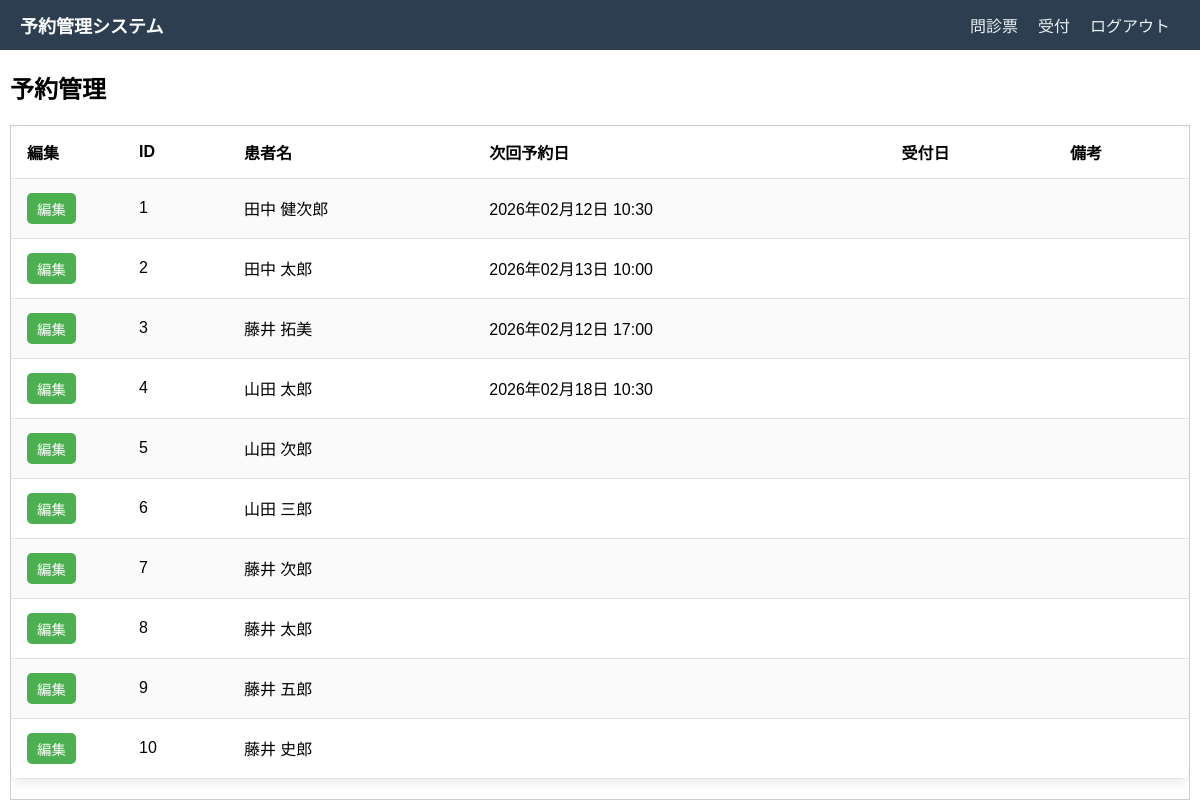
The page /YoyakuKanri/ (signed in) on the database as committed earlier.
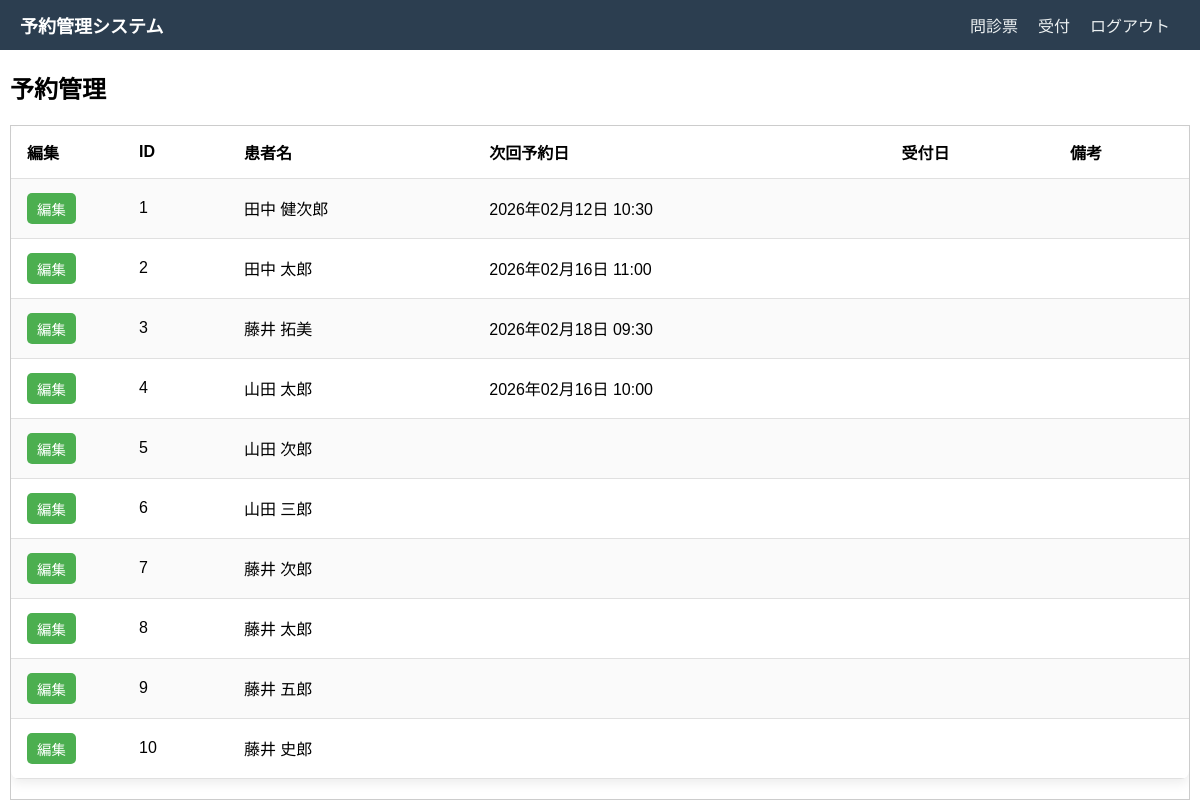
The same page on the database as committed later.
### YoyakuKanri/models.py (models this page shows, shortened)
class T_KANZYA(models.Model):
    ID = models.AutoField(primary_key=True, unique=True)
    KANZYA_NAME = models.CharField(max_length=128)
    SEINENGAPPI = models.DateField()
    EMAIL_ADDRESS = models.EmailField()
    RAIIN_RIYUU = models.JSONField(null=True, blank=True)
    RAIIN_RIYUU_SONOTA = models.TextField(null=True, blank=True)
    ZYOUHOU_MOTO = models.JSONField(null=True, blank=True)
    ZYOUHOU_MOTO_SONOTA = models.TextField(null=True, blank=True)
    TANTOU_SHIKAISHI_ID = models.IntegerField(null=True, blank=True)
    SONOTA_YOUBOU = models.TextField(null=True, blank=True)
    ZIKAI_YOYAKUBI = models.DateTimeField(null=True, blank=True)
    UKETSUKEBI = models.DateTimeField(null=True, blank=True)
    BIKOU = models.TextField(null=True, blank=True)
    UPDATE_DATE = models.DateTimeField(auto_now=True)
    CREATE_DATE = models.DateTimeField(auto_now_add=True)
    class Meta:
        db_table = "T_KANZYA"

### YoyakuKanri/views.py (the view)
# urls.py: path('', views.index, name='YoyakuKanri'),
@login_required
def index(request):
    KanzyaData = T_KANZYA.objects.all()
    return render(request, "YoyakuKanri/YoyakuKanri.html", {"kanzyadatas": KanzyaData})

### YoyakuKanri/templates/YoyakuKanri/YoyakuKanri.html (shortened to what this page needs)
{% extends "base.html" %}
{% block content %}
    <h2 class="yoyaku-title">予約管理</h2>
    <div class="yoyaku-table-container">
        <table class="yoyaku-table">
            <th class="edit-column">編集</th>
            <th>ID</th>
            <th>患者名</th>
            <th>次回予約日</th>
            <th>受付日</th>
            <th>備考</th>
            {% for kanzyadata in kanzyadatas %}
                <tr>
                    <td>
                        <a href="{% url 'KanzyaDataEdit' kanzyadata.pk %}">
                            <button type="button" class="edit-column-button">編集</button>
                        </a>
                    </td>
                    <td>{{ kanzyadata.ID }}</td>
                    <td>{{ kanzyadata.KANZYA_NAME }}</td>
                    <td>{{ kanzyadata.ZIKAI_YOYAKUBI|date:"Y年m月d日 H:i"|default:"" }}</td>
                    <td>{{ kanzyadata.UKETSUKEBI|date:"Y年m月d日 H:i:s"|default:"" }}</td>
                    <td>{{ kanzyadata.BIKOU|default:"" }}</td>
                </tr>
            {% endfor %}
        </table>
    </div>
{% endblock %}

### templates/base.html (shortened to what this page needs)
{% load static %}
<!DOCTYPE html>
<html lang="ja">
<head>
    <link rel="stylesheet" href="{% static 'css/header.css' %}?v=20260215_2">
    <link rel="stylesheet" href="{% static 'css/login.css' %}?v=20260215_2">
    <link rel="stylesheet" href="{% static 'css/YoyakuKanri.css' %}?v=20260215_2">
</head>
<body>
{% include "common/header.html" %}
<main>
    {% block content %}
    {% endblock %}
</main>
</body>
</html>

### templates/common/header.html (shortened to what this page needs)
<header class="system-header">
    <div class="header-container">
        <div class="system-name">
            予約管理システム
        </div>
        <div class="user-info">
            {% if user.is_authenticated %}
                <form action="{% url 'Monshinhyou' %}" method="get" target="_blank">
                    <button type="submit" class="hedder-button">問診票</button>
                </form>
                <form action="{% url 'Monshinhyou' %}" method="get" target="_blank">
                    <button type="submit" class="hedder-button">受付</button>
                </form>
                <form method="post" action="{% url 'logout' %}">
                    <button type="submit" class="hedder-button">ログアウト</button>
                </form>
            {% endif %}
        </div>
    </div>
</header>

### static/css/header.css (style rules this page uses)
body { margin: 0; font-family: Arial, Helvetica, sans-serif; }
.system-header { background-color: #2c3e50; color: #ffffff; height: 50px; display: flex; align-items: center; }
.header-container { width: 100%; padding: 0 20px; display: flex; align-items: center; justify-content: space-between; }
.system-name { font-size: 18px; font-weight: bold; }
.user-info { display: flex; }
.hedder-button { background: none; border: none; color: #ecf0f1; font-size: 16px; text-decoration: none; cursor: pointer; padding: 5px 10px; transition: color 0.2s; }

### static/css/YoyakuKanri.css (style rules this page uses)
:root { --yoyakugamen-yohaku: 10px; }
.yoyaku-title { margin-left: var(--yoyakugamen-yohaku); }
.yoyaku-table-container { overflow-y: auto; border: 1px solid #ccc; margin-left: var(--yoyakugamen-yohaku); margin-right: var(--yoyakugamen-yohaku); padding-bottom: 20px; }
.yoyaku-table { width: 100%; border-collapse: collapse; background-color: #ffffff; box-shadow: 0 4px 12px rgba(0, 0, 0, 0.08); border-radius: 8px; overflow: hidden; }
.edit-column { width: 80px; text-align: center; }
.edit-column-button { background-color: #4CAF50; color: white; border: none; border-radius: 5px; padding: 5px 10px; font-size: 0.9rem; cursor: pointer; transition: 0.3s; }
.yoyaku-table th, .yoyaku-table td { padding: 14px 16px; text-align: left; }
.yoyaku-table tbody tr { border-bottom: 1px solid #e0e0e0; }
.yoyaku-table tbody tr:nth-child(even) { background-color: #fafafa; }

Rows that differ between the two databases and show on the page:
changed T_KANZYA "田中 太郎": ZIKAI_YOYAKUBI "2026年02月13日 10:00" → "2026年02月16日 11:00"
changed T_KANZYA "藤井 拓美": ZIKAI_YOYAKUBI "2026年02月12日 17:00" → "2026年02月18日 09:30"
changed T_KANZYA "山田 太郎": ZIKAI_YOYAKUBI "2026年02月18日 10:30" → "2026年02月16日 10:00"
